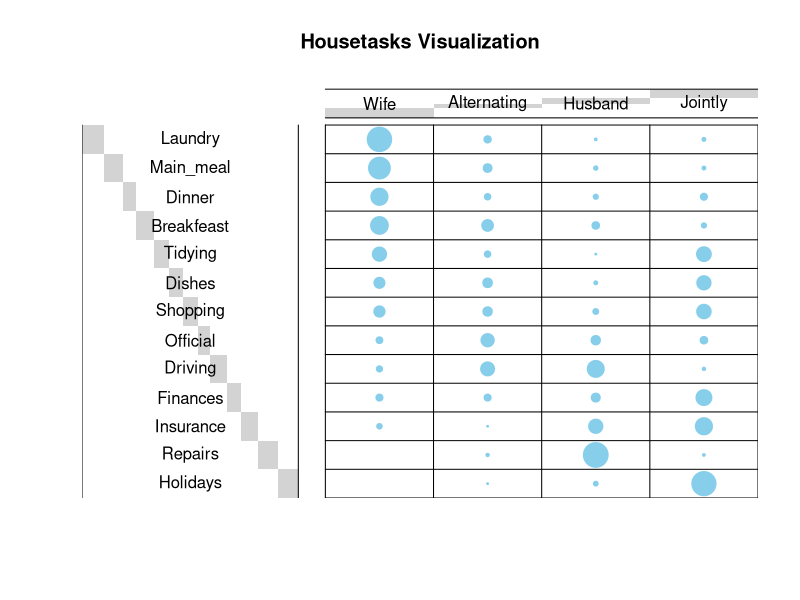
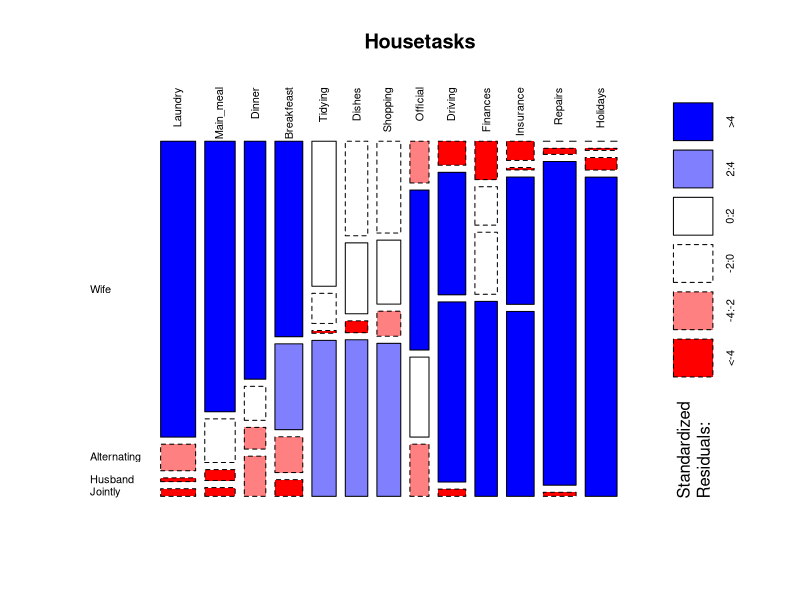

These figures' R source, in order:
# Importing the dataset
housetasks <- read.delim("housetasks.txt", row.names = 1)

# Contingency table can be visualized using the function 
# balloonplot(). This function draws a graphical matrix where
# each cell contains a dot whose size reflects the relative
# magnitude of the corresponding component.

install.packages("gplots")
library("gplots")
dt <- as.table(as.matrix(housetasks))
balloonplot(t(dt), main = "Housetasks Visualization", 
            label = F, show.margins = F, 
            xlab = "", ylab = "")

# It's also possible to visualize a contingency table
# as a mosaic plot. This can be done using the function
# mosaicplot() from the built-in R package graphics.

library("graphics")
mosaicplot(dt, shade = T, las = 2,
           main = "Housetasks")

# Blue color indicates that the observed value is higher
# than the expected value. Red color indicates that the
# observed value is lower than the expected value.

# Computing chi-square test in R
chisq <- chisq.test(housetasks)
chisq

# Observed counts
chisq$observed
# Expected counts
round(chisq$expected,2)
